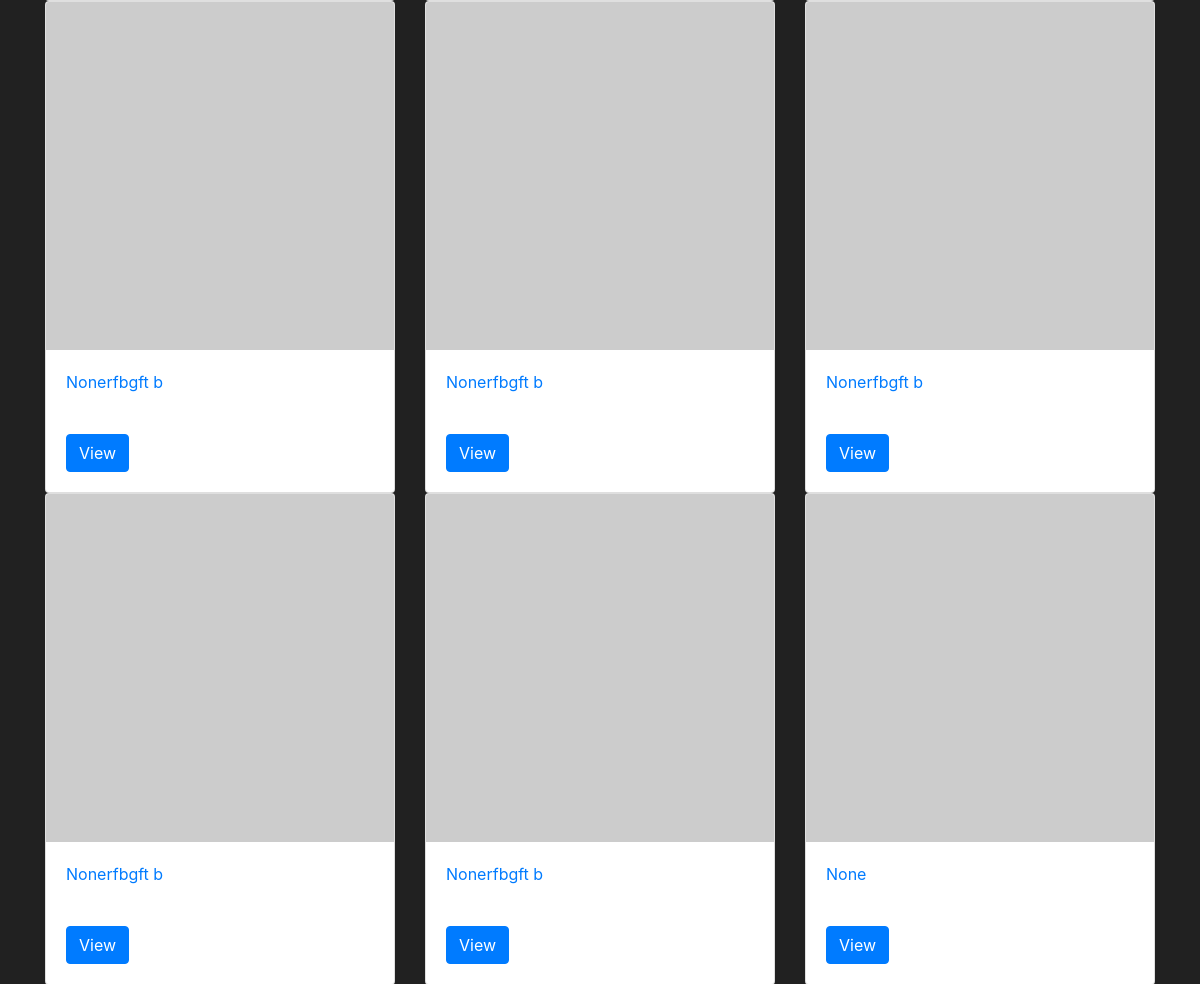
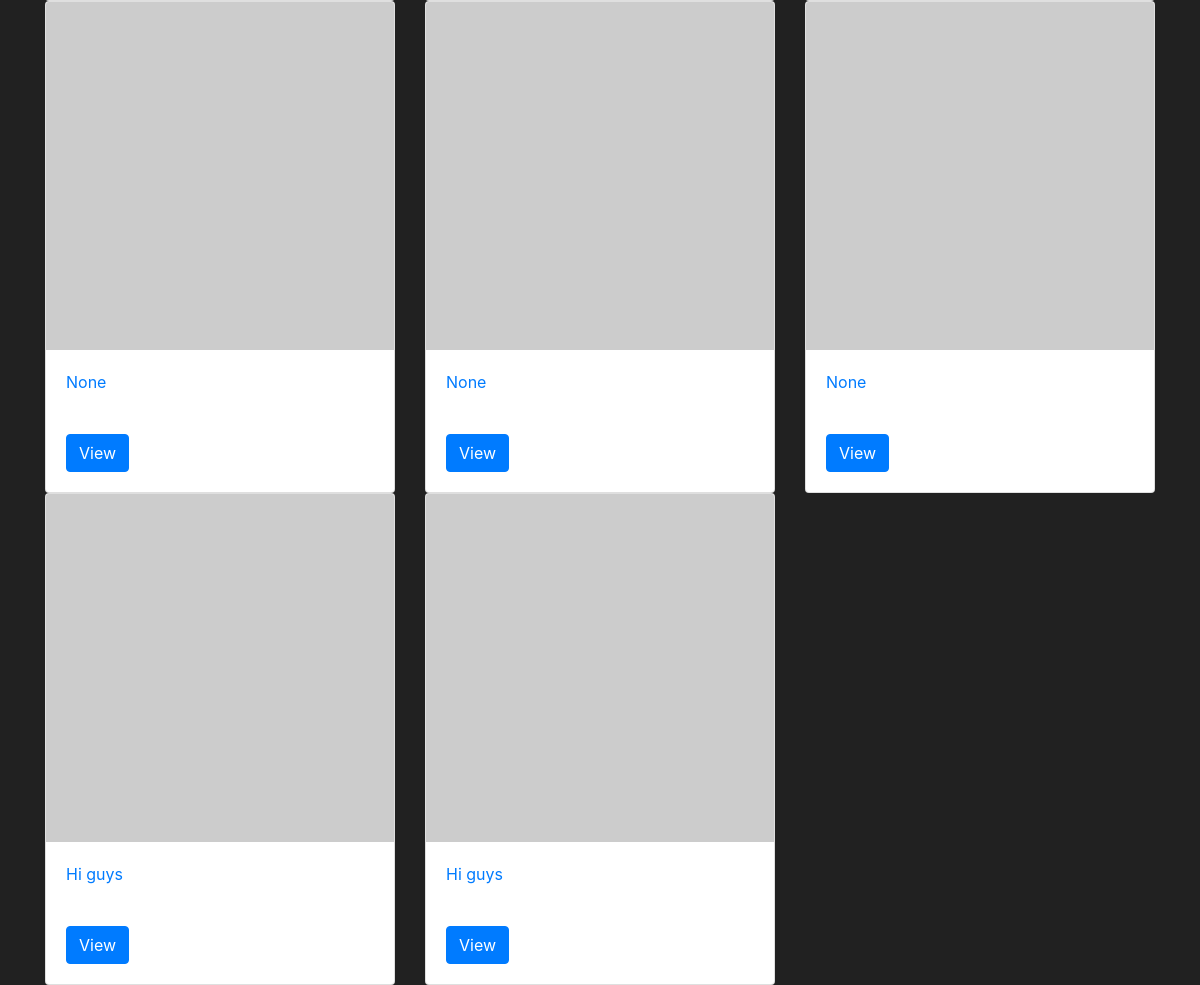
The page /home (signed in, lower part) on the database as committed earlier (2 pictures, top to bottom).
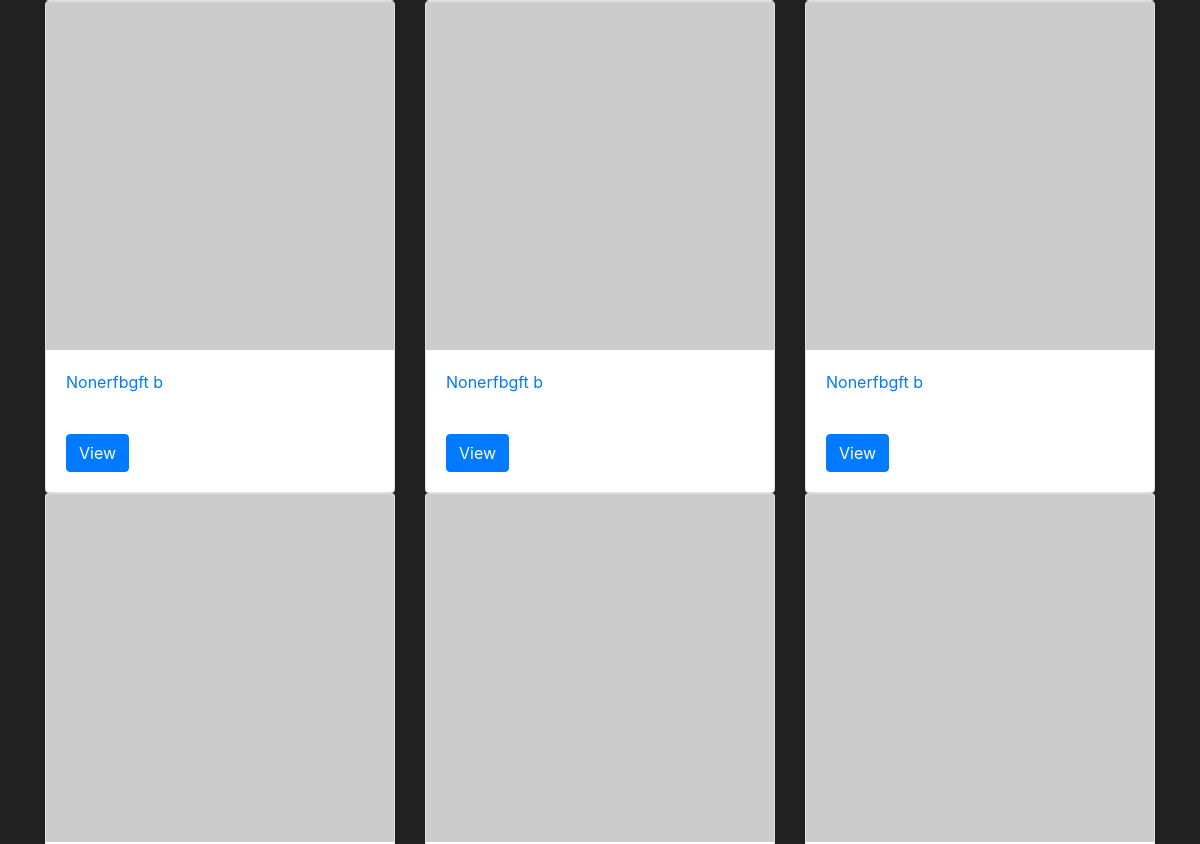
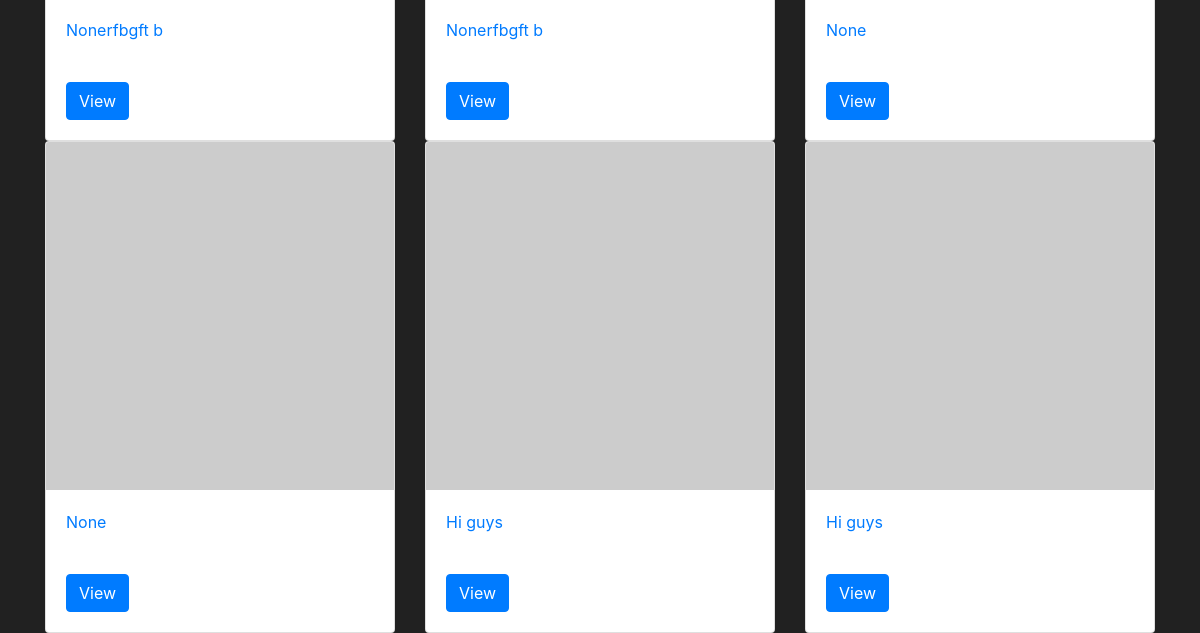
The same page on the database as committed later (2 pictures, top to bottom).
### pencil/models.py (models this page shows, shortened)
class Post(db.Model):
    id  = db.Column(db.Integer(), primary_key=True, nullable=False)
    title = db.Column(db.String(length=50), nullable=False)
    content = db.Column(db.Text(), nullable=False)
    publication_date = db.Column(db.DateTime, default=datetime.utcnow())
    modification_date = db.Column(db.DateTime, default=datetime.utcnow())
    owner = db.Column(db.Integer(), db.ForeignKey("user.id"))
    commentators = db.relationship("Comment", backref="owned_commentators", lazy=True)

### pencil/routes.py (the view, shortened to what this page needs)
@app.route("/")
@app.route("/home", methods=["GET", "POST"])
@login_required
def home_page():
    search_form = SearchForm()
    search_results = []
    posts = Post.query.order_by(Post.title.desc()).limit(20).all()
    return render_template("home.html", posts=posts, search_form=search_form, search_results=search_results)

### pencil/models.py (called while the page is built)
@login_manager.user_loader
def load_user(user_id):
    return User.query.get(int(user_id))

### pencil/templates/home.html (shortened to what this page needs)
{% extends 'base.html' %}
{% block content %}
<body>
    <div class="container mt-5">
        <div class="row mt-4">
            {% if search_results %}
                {% for post in search_results %}
                <div class="col-md-4">
                    <div class="card">
                        <img src="https://via.placeholder.com/150" class="card-img-top" alt="{{ post.title }}">
                        <div class="card-body">
                            <a href="{{ url_for('blog_page', post_id=post.id) }}">{{ post.title }}</a>
                        </div>
                        <div class="card-body">
                            <a href="{{ url_for('blog_page', post_id=post.id) }}" class="btn btn-primary">View</a>
                        </div>
                    </div>
                </div>
                {% endfor %}
            {% else %}
                {% for post in posts %}
                <div class="col-md-4">
                    <div class="card">
                        <img src="https://via.placeholder.com/150" class="card-img-top" alt="{{ post.title }}">
                        <div class="card-body">
                            <a href="{{ url_for('blog_page', post_id=post.id) }}">{{ post.title }}</a>
                        </div>
                        <div class="card-body">
                            <a href="{{ url_for('blog_page', post_id=post.id) }}" class="btn btn-primary">View</a>
                        </div>
                    </div>
                </div>
                {% endfor %}
            {% endif %}
        </div>
    </div>
</body>
{% endblock %}

### pencil/templates/base.html (shortened to what this page needs)
<!doctype html>
<html lang="en">
   <head>
      <link rel="stylesheet" href="https://cdn.jsdelivr.net/npm/bootstrap@4.5.3/dist/css/bootstrap.min.css">
   </head>
   <body>
      {% block content %}
      {% endblock %}
   </body>
</html>

### pencil/templates/base.html (style rules this page uses)
body { background-color: #212121; color: white }

Rows that differ between the two databases and show on the page:
removed Post: title "None"
removed Post: title "None"
